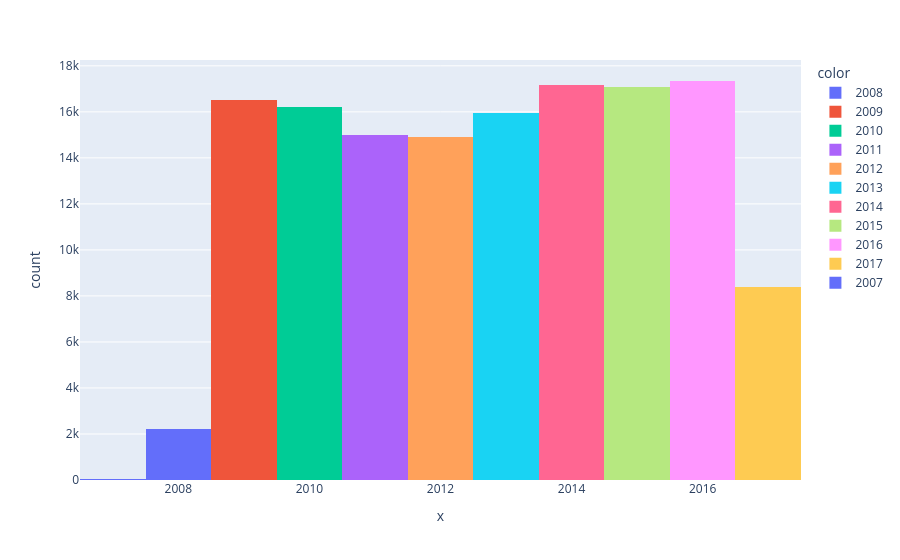

The cell this chart's notebook holds for it:
### Code cell
px.histogram(x=pd.to_datetime(raw_df.Date).dt.year,color=pd.to_datetime(raw_df.Date).dt.year)

### Figure 1 — Plotly figure (JSON) as saved in the notebook; plotly's stock layout.template omitted (floating-point values rounded to 4 significant figures; data arrays with more than 128 entries replaced by an {"elided": "..."} marker saying what was removed)
{"data": [{"bingroup": "x", "hovertemplate": "color=2008<br>x=%{x}<br>count=%{y}<extra></extra>", "legendgroup": "2008", "marker": {"color": "#636efa", "pattern": {"shape": ""}}, "name": "2008", "orientation": "v", "showlegend": true, "type": "histogram", "x": {"elided": "2229 int values"}, "xaxis": "x", "yaxis": "y"}, {"bingroup": "x", "hovertemplate": "color=2009<br>x=%{x}<br>count=%{y}<extra></extra>", "legendgroup": "2009", "marker": {"color": "#EF553B", "pattern": {"shape": ""}}, "name": "2009", "orientation": "v", "showlegend": true, "type": "histogram", "x": {"elided": "16514 int values"}, "xaxis": "x", "yaxis": "y"}, {"bingroup": "x", "hovertemplate": "color=2010<br>x=%{x}<br>count=%{y}<extra></extra>", "legendgroup": "2010", "marker": {"color": "#00cc96", "pattern": {"shape": ""}}, "name": "2010", "orientation": "v", "showlegend": true, "type": "histogram", "x": {"elided": "16191 int values"}, "xaxis": "x", "yaxis": "y"}, {"bingroup": "x", "hovertemplate": "color=2011<br>x=%{x}<br>count=%{y}<extra></extra>", "legendgroup": "2011", "marker": {"color": "#ab63fa", "pattern": {"shape": ""}}, "name": "2011", "orientation": "v", "showlegend": true, "type": "histogram", "x": {"elided": "14983 int values"}, "xaxis": "x", "yaxis": "y"}, {"bingroup": "x", "hovertemplate": "color=2012<br>x=%{x}<br>count=%{y}<extra></extra>", "legendgroup": "2012", "marker": {"color": "#FFA15A", "pattern": {"shape": ""}}, "name": "2012", "orientation": "v", "showlegend": true, "type": "histogram", "x": {"elided": "14894 int values"}, "xaxis": "x", "yaxis": "y"}, {"bingroup": "x", "hovertemplate": "color=2013<br>x=%{x}<br>count=%{y}<extra></extra>", "legendgroup": "2013", "marker": {"color": "#19d3f3", "pattern": {"shape": ""}}, "name": "2013", "orientation": "v", "showlegend": true, "type": "histogram", "x": {"elided": "15935 int values"}, "xaxis": "x", "yaxis": "y"}, {"bingroup": "x", "hovertemplate": "color=2014<br>x=%{x}<br>count=%{y}<extra></extra>", "legendgroup": "2014", "marker": {"color": "#FF6692", "pattern": {"shape": ""}}, "name": "2014", "orientation": "v", "showlegend": true, "type": "histogram", "x": {"elided": "17181 int values"}, "xaxis": "x", "yaxis": "y"}, {"bingroup": "x", "hovertemplate": "color=2015<br>x=%{x}<br>count=%{y}<extra></extra>", "legendgroup": "2015", "marker": {"color": "#B6E880", "pattern": {"shape": ""}}, "name": "2015", "orientation": "v", "showlegend": true, "type": "histogram", "x": {"elided": "17089 int values"}, "xaxis": "x", "yaxis": "y"}, {"bingroup": "x", "hovertemplate": "color=2016<br>x=%{x}<br>count=%{y}<extra></extra>", "legendgroup": "2016", "marker": {"color": "#FF97FF", "pattern": {"shape": ""}}, "name": "2016", "orientation": "v", "showlegend": true, "type": "histogram", "x": {"elided": "17341 int values"}, "xaxis": "x", "yaxis": "y"}, {"bingroup": "x", "hovertemplate": "color=2017<br>x=%{x}<br>count=%{y}<extra></extra>", "legendgroup": "2017", "marker": {"color": "#FECB52", "pattern": {"shape": ""}}, "name": "2017", "orientation": "v", "showlegend": true, "type": "histogram", "x": {"elided": "8369 int values"}, "xaxis": "x", "yaxis": "y"}, {"bingroup": "x", "hovertemplate": "color=2007<br>x=%{x}<br>count=%{y}<extra></extra>", "legendgroup": "2007", "marker": {"color": "#636efa", "pattern": {"shape": ""}}, "name": "2007", "orientation": "v", "showlegend": true, "type": "histogram", "x": [2007, 2007, 2007, 2007, 2007, 2007, 2007, 2007, 2007, 2007, 2007, 2007, 2007, 2007, 2007, 2007, 2007, 2007, 2007, 2007, 2007, 2007, 2007, 2007, 2007, 2007, 2007, 2007, 2007, 2007, 2007, 2007, 2007, 2007, 2007, 2007, 2007, 2007, 2007, 2007, 2007, 2007, 2007, 2007, 2007, 2007, 2007, 2007, 2007, 2007, 2007, 2007, 2007, 2007, 2007, 2007, 2007, 2007, 2007, 2007, 2007], "xaxis": "x", "yaxis": "y"}], "layout": {"barmode": "relative", "legend": {"title": {"text": "color"}, "tracegroupgap": 0}, "margin": {"t": 60}, "xaxis": {"anchor": "y", "domain": [0, 1], "title": {"text": "x"}}, "yaxis": {"anchor": "x", "domain": [0, 1], "title": {"text": "count"}}}}
